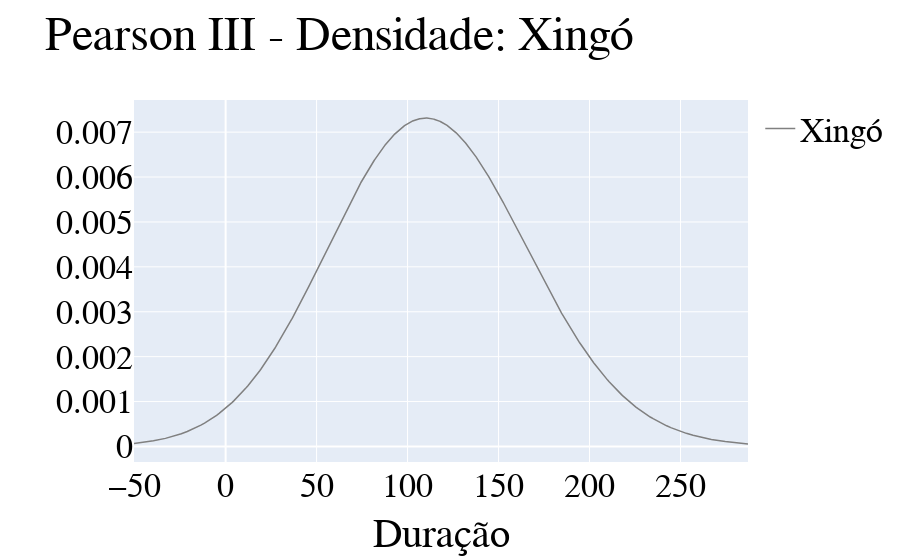
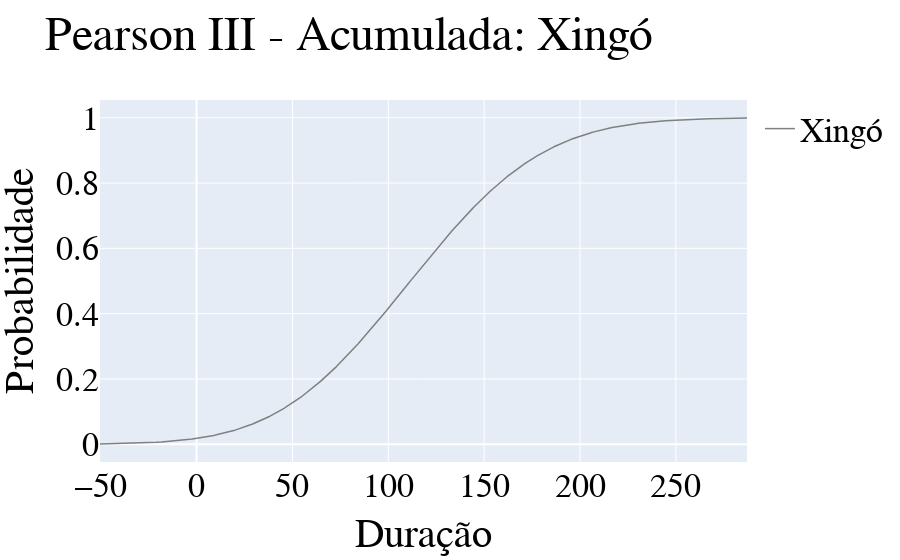

Notebook source saved alongside these figures, in order:
### Markdown cell above
#### 3.2 - Duração ( Pearson III)

### Code cell
#Distribuição densidade-probabilidade
title = 'Xingó'
type_function = 'density'
fig_density_mml_pearson, data_density_mmml_pareto = peaks_sdp.plot_distribution(title, type_function, estimador='mml', distribuition='P3', variable='Duration')
#py.offline.plot(fig, filename='gráficos/distrib_density_sdp_mvs.html')
pio.show(fig_density_mml_pearson)

#Distribuição densidade-probabilidade
title = 'Xingó'
type_function = 'cumulative'
fig_density_mml_pearson, data_density_mmml_pareto = peaks_sdp.plot_distribution(title, type_function, estimador='mml', distribuition='P3', variable='Duration')
#py.offline.plot(fig, filename='gráficos/distrib_density_sdp_mvs.html')
pio.show(fig_density_mml_pearson)

### Figure 1 — Plotly figure (JSON) as saved in the notebook; plotly's stock layout.template omitted (floating-point values rounded to 4 significant figures; data arrays with more than 128 entries replaced by an {"elided": "..."} marker saying what was removed)
{"data": [{"line": {"color": "rgb(128, 128, 128)", "width": 1.5}, "name": "Xingó", "type": "scatter", "x": {"elided": "999 float values"}, "y": {"elided": "999 float values"}}], "layout": {"font": {"color": "rgb(0,0,0)", "family": "Time New Roman", "size": 34}, "showlegend": true, "title": {"text": "Pearson III - Densidade: Xingó"}, "xaxis": {"title": {"text": "Duração"}}, "yaxis": {"title": {"text": ""}}}}

### Figure 2 — Plotly figure (JSON) as saved in the notebook; plotly's stock layout.template omitted (floating-point values rounded to 4 significant figures; data arrays with more than 128 entries replaced by an {"elided": "..."} marker saying what was removed)
{"data": [{"line": {"color": "rgb(128, 128, 128)", "width": 1.5}, "name": "Xingó", "type": "scatter", "x": {"elided": "999 float values"}, "y": {"elided": "999 float values"}}], "layout": {"font": {"color": "rgb(0,0,0)", "family": "Time New Roman", "size": 34}, "showlegend": true, "title": {"text": "Pearson III - Acumulada: Xingó"}, "xaxis": {"title": {"text": "Duração"}}, "yaxis": {"title": {"text": "Probabilidade"}}}}
